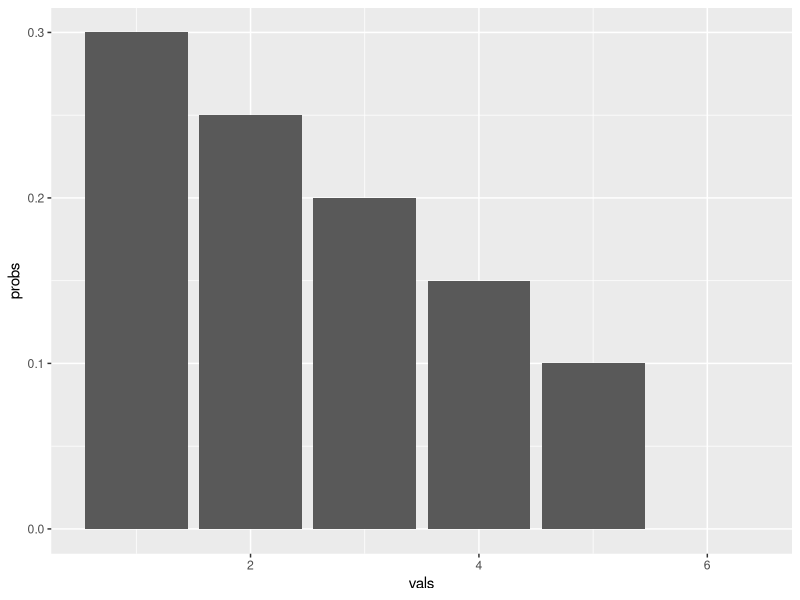
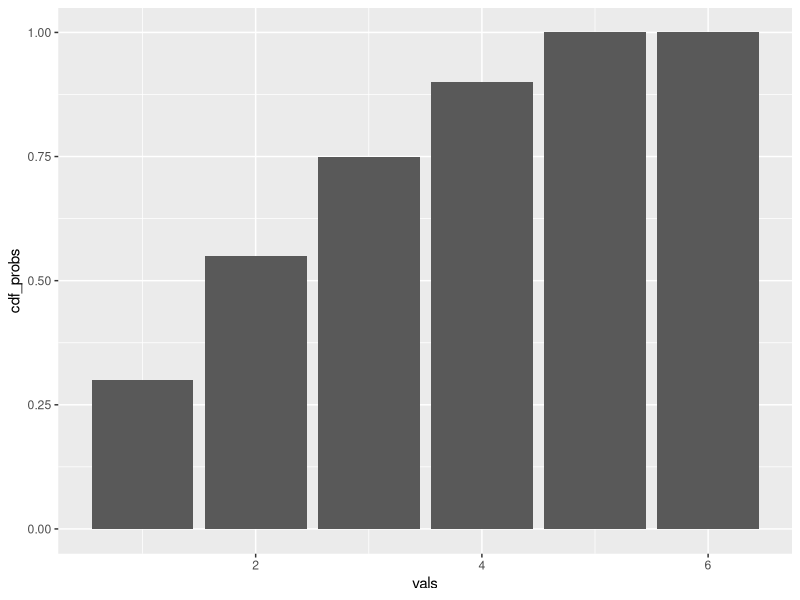
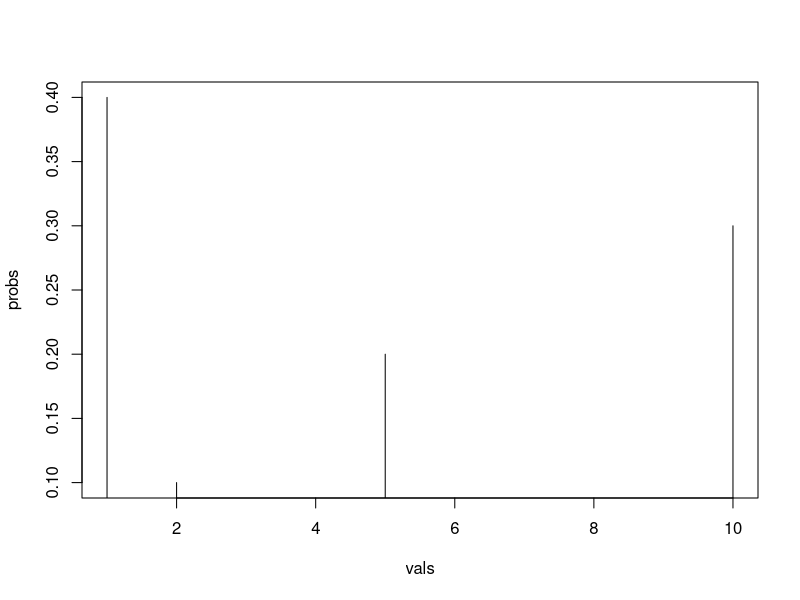
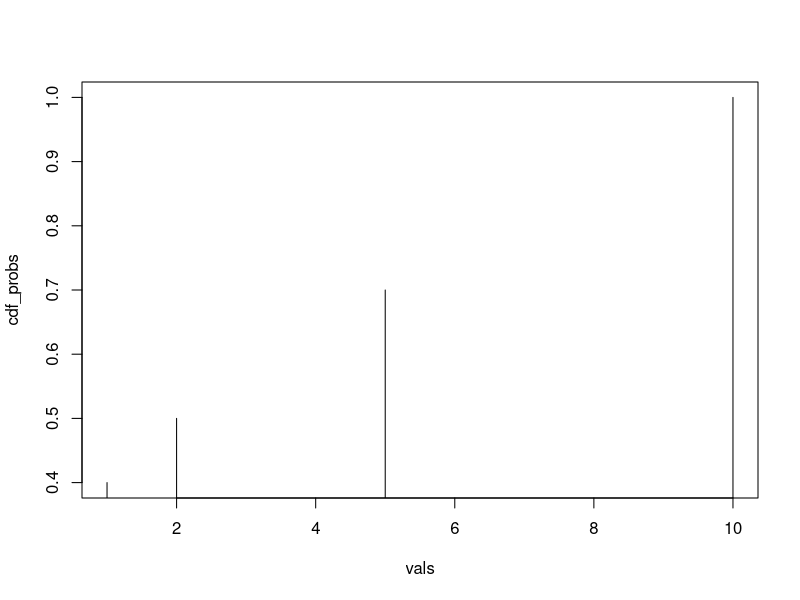

Here is the R script that generated these plots, in order:
## ---- chunk 1
knitr::opts_chunk$set(echo = TRUE)
# install.packages('ggplot2', repos = "https://cran.us.r-project.org")
library(ggplot2)
## ---- chunk 2
vals <- c(1, 3, 4, 6)
probs <- c(.1, .4, .4, .1)
expectation <- sum(vals*probs)
## ---- chunk 3
print(paste("Expected value: ", expectation))
## ---- chunk 4
squared_diff <- (vals - expectation)^2
variance <- sum(squared_diff * probs)
## ---- chunk 5
print(paste("Variance of X: ", variance))
## ---- chunk 6
stddev <- sqrt(variance)
## ---- chunk 7
print(paste("Standard Deviation of X: ", stddev))
## ---- chunk 8
get_probs = function(vals) {
  probs <- vector()
  
  for (i in seq_along(vals)){
    
    if (vals[i] == 6){
      probs[i] <- 0
    } else {
      probs[i] <- (7 - vals[i]) / 20
    }
    
  }
  return(probs)
}

vals = c(1, 2, 3, 4, 5, 6)
probs <- get_probs(vals)
## ---- chunk 9
print(probs)

frame <- data.frame(vals, probs)
ggplot(data = frame, 
          mapping = aes( x = vals, y = probs)) + geom_col(aes(x=vals, y=probs))
## ---- chunk 10
get_cdf = function(pmf_probs) {
  cdf_probs <- vector()
  
  for (i in seq_along(pmf_probs)){
    
    if (i == 1){
      cdf_probs[i] <- pmf_probs[i]
    } else {
      cdf_probs[i] <- pmf_probs[i] + cdf_probs[i - 1]
    }
    
  }
  
  return(cdf_probs)
}

cdf_probs <- get_cdf(probs)
frame <- data.frame(vals, cdf_probs)

ggplot(data = frame,
        mapping = aes(x = vals, y = cdf_probs)) + geom_col(aes(x=vals, y=cdf_probs))
## ---- chunk 11
expectation <- sum(vals*probs)
print(expectation)
## ---- chunk 12
squared_diff <- (vals - expectation)^2
variance <- sum(squared_diff * probs)
print(variance)
## ---- chunk 13
stddev <- sqrt(variance)
print(stddev)
## ---- chunk 14
vals = c(1, 2, 5, 10)
probs <- c((4/10), (1/10), (2/10), (3/10))

print(vals)
print(probs)

plot(vals, probs, type='h')
## ---- chunk 15
cdf_probs = get_cdf(probs)
plot(vals, cdf_probs, type='h')
## ---- chunk 16
expectation <- sum(vals*probs)
print(expectation)
## ---- chunk 17
squared_diff <- (vals - expectation)^2
variance <- sum(squared_diff * probs)
print(variance)
## ---- chunk 18
stddev <- sqrt(variance)
print(stddev)
